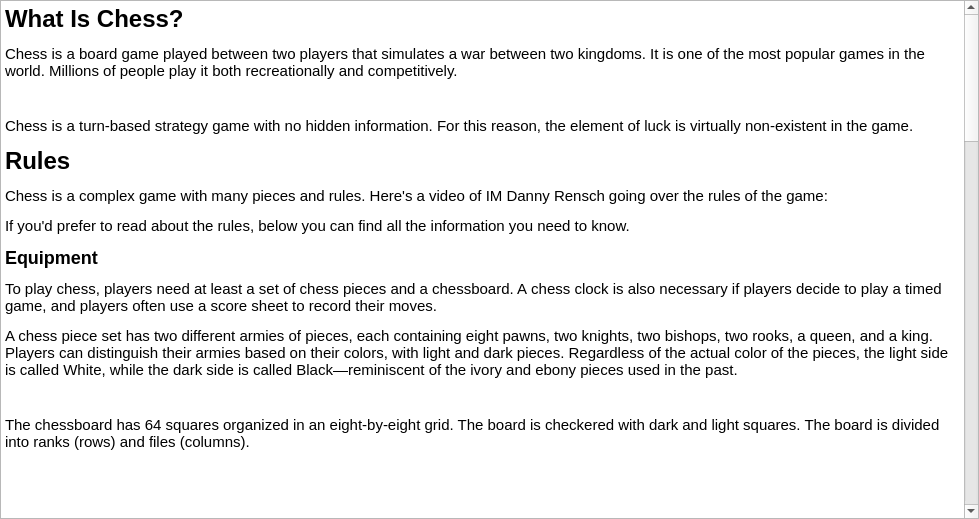
<?xml version="1.0" encoding="UTF-8"?>
<ui version="4.0">
 <class>RulesDialog</class>
 <widget class="QDialog" name="RulesDialog">
  <property name="geometry">
   <rect>
    <x>0</x>
    <y>0</y>
    <width>979</width>
    <height>519</height>
   </rect>
  </property>
  <property name="windowTitle">
   <string>Dialog</string>
  </property>
  <layout class="QVBoxLayout" name="verticalLayout">
   <property name="spacing">
    <number>0</number>
   </property>
   <property name="leftMargin">
    <number>0</number>
   </property>
   <property name="topMargin">
    <number>0</number>
   </property>
   <property name="rightMargin">
    <number>0</number>
   </property>
   <property name="bottomMargin">
    <number>0</number>
   </property>
   <item>
    <widget class="QTextBrowser" name="textBrowser">
     <property name="html">
      <string>&lt;!DOCTYPE HTML PUBLIC &quot;-//W3C//DTD HTML 4.0//EN&quot; &quot;http://www.w3.org/TR/REC-html40/strict.dtd&quot;&gt;
&lt;html&gt;&lt;head&gt;&lt;meta name=&quot;qrichtext&quot; content=&quot;1&quot; /&gt;&lt;style type=&quot;text/css&quot;&gt;
p, li { white-space: pre-wrap; }
&lt;/style&gt;&lt;/head&gt;&lt;body style=&quot; font-family:'MS Shell Dlg 2'; font-size:8.25pt; font-weight:400; font-style:normal;&quot;&gt;
&lt;p style=&quot; margin-top:12px; margin-bottom:12px; margin-left:0px; margin-right:0px; -qt-block-indent:0; text-indent:0px;&quot;&gt;&lt;span style=&quot; font-family:'Segoe UI','sans-serif'; font-size:18pt; font-weight:600;&quot;&gt;What Is Chess?&lt;/span&gt;&lt;span style=&quot; font-size:8pt;&quot;&gt; &lt;/span&gt;&lt;/p&gt;
&lt;p style=&quot; margin-top:12px; margin-bottom:12px; margin-left:0px; margin-right:0px; -qt-block-indent:0; text-indent:0px;&quot;&gt;&lt;span style=&quot; font-family:'Segoe UI','sans-serif'; font-size:11.5pt;&quot;&gt;Chess is a board game played between two players that simulates a war between two kingdoms. It is one of the most popular games in the world. Millions of people play it both recreationally and competitively.&lt;/span&gt;&lt;span style=&quot; font-size:8pt;&quot;&gt; &lt;/span&gt;&lt;/p&gt;
&lt;p align=&quot;center&quot; style=&quot; margin-top:12px; margin-bottom:12px; margin-left:0px; margin-right:0px; -qt-block-indent:0; text-indent:0px;&quot;&gt;&lt;img src=&quot;file:///C:/Users/danii/AppData/Local/Temp/msohtmlclip1/01/clip_image002.jpg&quot; alt=&quot;Chess&quot; width=&quot;288&quot; height=&quot;288&quot; /&gt;&lt;span style=&quot; font-size:8pt;&quot;&gt; &lt;/span&gt;&lt;/p&gt;
&lt;p style=&quot; margin-top:12px; margin-bottom:12px; margin-left:0px; margin-right:0px; -qt-block-indent:0; text-indent:0px;&quot;&gt;&lt;span style=&quot; font-family:'Segoe UI','sans-serif'; font-size:11.5pt;&quot;&gt;Chess is a turn-based strategy game with no hidden information. For this reason, the element of luck is virtually non-existent in the game.&lt;/span&gt;&lt;span style=&quot; font-size:8pt;&quot;&gt; &lt;/span&gt;&lt;/p&gt;
&lt;p style=&quot; margin-top:12px; margin-bottom:12px; margin-left:0px; margin-right:0px; -qt-block-indent:0; text-indent:0px;&quot;&gt;&lt;span style=&quot; font-family:'Segoe UI','sans-serif'; font-size:18pt; font-weight:600;&quot;&gt;Rules&lt;/span&gt;&lt;span style=&quot; font-size:8pt;&quot;&gt; &lt;/span&gt;&lt;/p&gt;
&lt;p style=&quot; margin-top:12px; margin-bottom:12px; margin-left:0px; margin-right:0px; -qt-block-indent:0; text-indent:0px;&quot;&gt;&lt;span style=&quot; font-family:'Segoe UI','sans-serif'; font-size:11.5pt;&quot;&gt;Chess is a complex game with many pieces and rules. Here's a video of IM Danny Rensch going over the rules of the game:&lt;/span&gt;&lt;span style=&quot; font-size:8pt;&quot;&gt; &lt;/span&gt;&lt;/p&gt;
&lt;p style=&quot; margin-top:12px; margin-bottom:12px; margin-left:0px; margin-right:0px; -qt-block-indent:0; text-indent:0px;&quot;&gt;&lt;span style=&quot; font-family:'Segoe UI','sans-serif'; font-size:11.5pt;&quot;&gt;If you'd prefer to read about the rules, below you can find all the information you need to know.&lt;/span&gt;&lt;span style=&quot; font-size:8pt;&quot;&gt; &lt;/span&gt;&lt;/p&gt;
&lt;p style=&quot; margin-top:12px; margin-bottom:12px; margin-left:0px; margin-right:0px; -qt-block-indent:0; text-indent:0px;&quot;&gt;&lt;span style=&quot; font-family:'Segoe UI','sans-serif'; font-size:13.5pt; font-weight:600;&quot;&gt;Equipment&lt;/span&gt;&lt;span style=&quot; font-size:8pt;&quot;&gt; &lt;/span&gt;&lt;/p&gt;
&lt;p style=&quot; margin-top:12px; margin-bottom:12px; margin-left:0px; margin-right:0px; -qt-block-indent:0; text-indent:0px;&quot;&gt;&lt;span style=&quot; font-family:'Segoe UI','sans-serif'; font-size:11.5pt;&quot;&gt;To play chess, players need at least a set of chess pieces and a chessboard. A chess clock is also necessary if players decide to play a timed game, and players often use a score sheet to record their moves.&lt;/span&gt;&lt;span style=&quot; font-size:8pt;&quot;&gt; &lt;/span&gt;&lt;/p&gt;
&lt;p style=&quot; margin-top:12px; margin-bottom:12px; margin-left:0px; margin-right:0px; -qt-block-indent:0; text-indent:0px;&quot;&gt;&lt;span style=&quot; font-family:'Segoe UI','sans-serif'; font-size:11.5pt;&quot;&gt;A chess piece set has two different armies of pieces, each containing eight pawns, two knights, two bishops, two rooks, a queen, and a king. Players can distinguish their armies based on their colors, with light and dark pieces. Regardless of the actual color of the pieces, the light side is called White, while the dark side is called Black—reminiscent of the ivory and ebony pieces used in the past.&lt;/span&gt;&lt;span style=&quot; font-size:8pt;&quot;&gt; &lt;/span&gt;&lt;/p&gt;
&lt;p align=&quot;center&quot; style=&quot; margin-top:12px; margin-bottom:12px; margin-left:0px; margin-right:0px; -qt-block-indent:0; text-indent:0px;&quot;&gt;&lt;img src=&quot;file:///C:/Users/danii/AppData/Local/Temp/msohtmlclip1/01/clip_image004.png&quot; alt=&quot;Chess pieces&quot; width=&quot;203&quot; height=&quot;107&quot; /&gt;&lt;span style=&quot; font-size:8pt;&quot;&gt; &lt;/span&gt;&lt;/p&gt;
&lt;p style=&quot; margin-top:12px; margin-bottom:12px; margin-left:0px; margin-right:0px; -qt-block-indent:0; text-indent:0px;&quot;&gt;&lt;span style=&quot; font-family:'Segoe UI','sans-serif'; font-size:11.5pt;&quot;&gt;The chessboard has 64 squares organized in an eight-by-eight grid. The board is checkered with dark and light squares. The board is divided into ranks (rows) and files (columns).&lt;/span&gt;&lt;span style=&quot; font-size:8pt;&quot;&gt; &lt;/span&gt;&lt;/p&gt;
&lt;p align=&quot;center&quot; style=&quot; margin-top:12px; margin-bottom:0px; margin-left:0px; margin-right:0px; -qt-block-indent:0; text-indent:0px;&quot;&gt;&lt;img src=&quot;file:///C:/Users/danii/AppData/Local/Temp/msohtmlclip1/01/clip_image006.png&quot; alt=&quot;Chess chessboard&quot; width=&quot;640&quot; height=&quot;199&quot; /&gt;&lt;span style=&quot; font-size:8pt;&quot;&gt; &lt;/span&gt;&lt;/p&gt;
&lt;p style=&quot; margin-top:12px; margin-bottom:0px; margin-left:0px; margin-right:0px; -qt-block-indent:0; text-indent:0px;&quot;&gt;&lt;span style=&quot; font-family:'Times New Roman','serif'; font-size:12pt;&quot;&gt; &lt;/span&gt;&lt;span style=&quot; font-size:8pt;&quot;&gt; &lt;/span&gt;&lt;/p&gt;
&lt;p align=&quot;center&quot; style=&quot; margin-top:12px; margin-bottom:0px; margin-left:0px; margin-right:0px; -qt-block-indent:0; text-indent:0px;&quot;&gt;&lt;span style=&quot; font-size:8pt;&quot;&gt;The chessboard has 64 squares arranged in an eight-by-eight grid of dark and light squares. Rows are called ranks, and columns are called files. &lt;/span&gt;&lt;/p&gt;
&lt;p style=&quot; margin-top:12px; margin-bottom:12px; margin-left:0px; margin-right:0px; -qt-block-indent:0; text-indent:0px;&quot;&gt;&lt;span style=&quot; font-family:'Segoe UI','sans-serif'; font-size:11.5pt;&quot;&gt;Chess clocks are tools that can mark the remaining time each player has. They can also add extra time for each player after they make a move (called increments).&lt;/span&gt;&lt;span style=&quot; font-size:8pt;&quot;&gt; &lt;/span&gt;&lt;/p&gt;
&lt;p style=&quot; margin-top:12px; margin-bottom:12px; margin-left:0px; margin-right:0px; -qt-block-indent:0; text-indent:0px;&quot;&gt;&lt;span style=&quot; font-family:'Segoe UI','sans-serif'; font-size:13.5pt; font-weight:600;&quot;&gt;Chess Pieces&lt;/span&gt;&lt;span style=&quot; font-size:8pt;&quot;&gt; &lt;/span&gt;&lt;/p&gt;
&lt;p style=&quot; margin-top:12px; margin-bottom:12px; margin-left:0px; margin-right:0px; -qt-block-indent:0; text-indent:0px;&quot;&gt;&lt;span style=&quot; font-family:'Segoe UI','sans-serif'; font-size:11.5pt;&quot;&gt;There are six types of chess pieces. They are the pawn, the knight, the bishop, the rook, the queen, and the king. Each of those pieces moves differently and has a distinct value.&lt;/span&gt;&lt;span style=&quot; font-size:8pt;&quot;&gt; &lt;/span&gt;&lt;/p&gt;
&lt;p align=&quot;center&quot; style=&quot; margin-top:12px; margin-bottom:12px; margin-left:0px; margin-right:0px; -qt-block-indent:0; text-indent:0px;&quot;&gt;&lt;img src=&quot;file:///C:/Users/danii/AppData/Local/Temp/msohtmlclip1/01/clip_image008.png&quot; alt=&quot;Chess Pieces&quot; width=&quot;395&quot; height=&quot;208&quot; /&gt;&lt;span style=&quot; font-size:8pt;&quot;&gt; &lt;/span&gt;&lt;/p&gt;
&lt;p style=&quot; margin-top:12px; margin-bottom:12px; margin-left:0px; margin-right:0px; -qt-block-indent:0; text-indent:0px;&quot;&gt;&lt;span style=&quot; font-family:'Segoe UI','sans-serif'; font-size:11.5pt;&quot;&gt;Pawns are worth one point and are not considered a piece. Knights and bishops are worth three points, although masters and computers think bishops are generally worth a little more than a knight. Knights and bishops comprise the minor pieces.&lt;/span&gt;&lt;span style=&quot; font-size:8pt;&quot;&gt; &lt;/span&gt;&lt;/p&gt;
&lt;p style=&quot; margin-top:12px; margin-bottom:12px; margin-left:0px; margin-right:0px; -qt-block-indent:0; text-indent:0px;&quot;&gt;&lt;span style=&quot; font-family:'Segoe UI','sans-serif'; font-size:11.5pt;&quot;&gt;Rooks are worth five points, while the queen is worth nine. The rook and queen are the major pieces. The king is the most valuable piece in chess—&amp;quot;losing&amp;quot; the king implies losing the game.&lt;/span&gt;&lt;span style=&quot; font-size:8pt;&quot;&gt; &lt;/span&gt;&lt;/p&gt;
&lt;p style=&quot; margin-top:12px; margin-bottom:12px; margin-left:0px; margin-right:0px; -qt-block-indent:0; text-indent:0px;&quot;&gt;&lt;span style=&quot; font-family:'Segoe UI','sans-serif'; font-size:11.5pt;&quot;&gt;Note that the value of pieces is only an abstract concept and doesn't determine the game's outcome. A player can be up a lot of material but lose the game if their opponent checkmates them (discussed below).&lt;/span&gt;&lt;span style=&quot; font-size:8pt;&quot;&gt; &lt;/span&gt;&lt;/p&gt;
&lt;p style=&quot; margin-top:12px; margin-bottom:12px; margin-left:0px; margin-right:0px; -qt-block-indent:0; text-indent:0px;&quot;&gt;&lt;span style=&quot; font-family:'Segoe UI','sans-serif'; font-size:13.5pt; font-weight:600;&quot;&gt;Initial Setup&lt;/span&gt;&lt;span style=&quot; font-size:8pt;&quot;&gt; &lt;/span&gt;&lt;/p&gt;
&lt;p style=&quot; margin-top:12px; margin-bottom:12px; margin-left:0px; margin-right:0px; -qt-block-indent:0; text-indent:0px;&quot;&gt;&lt;span style=&quot; font-family:'Segoe UI','sans-serif'; font-size:11.5pt;&quot;&gt;It's essential to learn the initial setup of the board and pieces to start a chess game. The board must have a light square as its bottom-right square.&lt;/span&gt;&lt;span style=&quot; font-size:8pt;&quot;&gt; &lt;/span&gt;&lt;/p&gt;
&lt;p align=&quot;center&quot; style=&quot; margin-top:12px; margin-bottom:0px; margin-left:0px; margin-right:0px; -qt-block-indent:0; text-indent:0px;&quot;&gt;&lt;img src=&quot;file:///C:/Users/danii/AppData/Local/Temp/msohtmlclip1/01/clip_image010.jpg&quot; alt=&quot;Chess correct chessboard&quot; width=&quot;288&quot; height=&quot;288&quot; /&gt;&lt;span style=&quot; font-family:'Times New Roman','serif'; font-size:12pt;&quot;&gt;&lt;br /&gt;&lt;/span&gt;&lt;span style=&quot; font-size:8pt;&quot;&gt;The bottom-right square must be light. &lt;/span&gt;&lt;/p&gt;
&lt;p style=&quot; margin-top:12px; margin-bottom:12px; margin-left:0px; margin-right:0px; -qt-block-indent:0; text-indent:0px;&quot;&gt;&lt;span style=&quot; font-family:'Segoe UI','sans-serif'; font-size:11.5pt;&quot;&gt;As stated in the previous section, both players start with eight pawns, two knights, two bishops, two rooks, a queen, and a king. The white pawns go on the second rank of the board, while the black pawns go on the seventh.&lt;/span&gt;&lt;span style=&quot; font-size:8pt;&quot;&gt; &lt;/span&gt;&lt;/p&gt;
&lt;p align=&quot;center&quot; style=&quot; margin-top:12px; margin-bottom:0px; margin-left:0px; margin-right:0px; -qt-block-indent:0; text-indent:0px;&quot;&gt;&lt;img src=&quot;file:///C:/Users/danii/AppData/Local/Temp/msohtmlclip1/01/clip_image012.jpg&quot; alt=&quot;Chess pawns&quot; width=&quot;288&quot; height=&quot;288&quot; /&gt;&lt;span style=&quot; font-size:8pt;&quot;&gt; &lt;/span&gt;&lt;/p&gt;
&lt;p align=&quot;center&quot; style=&quot; margin-top:12px; margin-bottom:0px; margin-left:0px; margin-right:0px; -qt-block-indent:0; text-indent:0px;&quot;&gt;&lt;span style=&quot; font-size:8pt;&quot;&gt;Pawns start on the second and seventh ranks. &lt;/span&gt;&lt;/p&gt;
&lt;p style=&quot; margin-top:12px; margin-bottom:12px; margin-left:0px; margin-right:0px; -qt-block-indent:0; text-indent:0px;&quot;&gt;&lt;span style=&quot; font-family:'Segoe UI','sans-serif'; font-size:11.5pt;&quot;&gt;The rooks, knights, and bishops start filling up the first rank for White and eighth for Black from the outside in. The queen and king finish the setup, with the queen always going on the square that matches its color (the white queen on a light square, the black queen on a dark square).&lt;/span&gt;&lt;span style=&quot; font-size:8pt;&quot;&gt; &lt;/span&gt;&lt;/p&gt;
&lt;p align=&quot;center&quot; style=&quot; margin-top:12px; margin-bottom:0px; margin-left:0px; margin-right:0px; -qt-block-indent:0; text-indent:0px;&quot;&gt;&lt;img src=&quot;file:///C:/Users/danii/AppData/Local/Temp/msohtmlclip1/01/clip_image013.gif&quot; alt=&quot;Chess setup&quot; width=&quot;288&quot; height=&quot;288&quot; /&gt;&lt;span style=&quot; font-size:8pt;&quot;&gt; &lt;/span&gt;&lt;/p&gt;
&lt;p style=&quot; margin-top:0px; margin-bottom:0px; margin-left:0px; margin-right:0px; -qt-block-indent:0; text-indent:0px;&quot;&gt;&lt;span style=&quot; font-size:8pt;&quot;&gt;The initial setup for a chess game. &lt;/span&gt;&lt;/p&gt;
&lt;p style=&quot; margin-top:12px; margin-bottom:12px; margin-left:0px; margin-right:0px; -qt-block-indent:0; text-indent:0px;&quot;&gt;&lt;span style=&quot; font-family:'Segoe UI','sans-serif'; font-size:13.5pt; font-weight:600;&quot;&gt;Piece Movement And Captures&lt;/span&gt;&lt;span style=&quot; font-size:8pt;&quot;&gt; &lt;/span&gt;&lt;/p&gt;
&lt;p style=&quot; margin-top:12px; margin-bottom:12px; margin-left:0px; margin-right:0px; -qt-block-indent:0; text-indent:0px;&quot;&gt;&lt;span style=&quot; font-family:'Segoe UI','sans-serif'; font-size:11.5pt;&quot;&gt;Each of the pieces in chess has a distinctive movement:&lt;/span&gt;&lt;span style=&quot; font-size:8pt;&quot;&gt; &lt;/span&gt;&lt;/p&gt;
&lt;p style=&quot; margin-top:12px; margin-bottom:12px; margin-left:0px; margin-right:0px; -qt-block-indent:0; text-indent:0px;&quot;&gt;&lt;span style=&quot; font-family:'Segoe UI','sans-serif'; font-size:11.5pt; font-weight:600;&quot;&gt;Pawn&lt;/span&gt;&lt;span style=&quot; font-size:8pt;&quot;&gt; &lt;/span&gt;&lt;/p&gt;
&lt;p style=&quot; margin-top:12px; margin-bottom:12px; margin-left:0px; margin-right:0px; -qt-block-indent:0; text-indent:0px;&quot;&gt;&lt;span style=&quot; font-family:'Segoe UI','sans-serif'; font-size:11.5pt;&quot;&gt;Pawns move up the board one square unless it's the first time they're moving when they may move two squares. Note that they cannot move backward.&lt;/span&gt;&lt;span style=&quot; font-size:8pt;&quot;&gt; &lt;/span&gt;&lt;/p&gt;
&lt;p style=&quot; margin-top:12px; margin-bottom:12px; margin-left:0px; margin-right:0px; -qt-block-indent:0; text-indent:0px;&quot;&gt;&lt;span style=&quot; font-family:'Segoe UI','sans-serif'; font-size:11.5pt;&quot;&gt;The pawn captures pieces one square diagonally and is the only chess piece that captures differently than the way it moves. It is also the only piece that can capture using the special en passant rule, discussed below.&lt;/span&gt;&lt;span style=&quot; font-size:8pt;&quot;&gt; &lt;/span&gt;&lt;/p&gt;
&lt;p align=&quot;center&quot; style=&quot; margin-top:12px; margin-bottom:0px; margin-left:0px; margin-right:0px; -qt-block-indent:0; text-indent:0px;&quot;&gt;&lt;img src=&quot;file:///C:/Users/danii/AppData/Local/Temp/msohtmlclip1/01/clip_image014.gif&quot; alt=&quot;Chess pawn move&quot; width=&quot;287&quot; height=&quot;288&quot; /&gt;&lt;span style=&quot; font-size:8pt;&quot;&gt; &lt;/span&gt;&lt;/p&gt;
&lt;p align=&quot;center&quot; style=&quot; margin-top:12px; margin-bottom:0px; margin-left:0px; margin-right:0px; -qt-block-indent:0; text-indent:0px;&quot;&gt;&lt;span style=&quot; font-size:8pt;&quot;&gt;Pawns can move up the board one square or two on their first move. They capture one square diagonally to either side. &lt;/span&gt;&lt;/p&gt;
&lt;p style=&quot; margin-top:12px; margin-bottom:12px; margin-left:0px; margin-right:0px; -qt-block-indent:0; text-indent:0px;&quot;&gt;&lt;span style=&quot; font-family:'Segoe UI','sans-serif'; font-size:11.5pt; font-weight:600;&quot;&gt;Knight&lt;/span&gt;&lt;span style=&quot; font-size:8pt;&quot;&gt; &lt;/span&gt;&lt;/p&gt;
&lt;p style=&quot; margin-top:12px; margin-bottom:12px; margin-left:0px; margin-right:0px; -qt-block-indent:0; text-indent:0px;&quot;&gt;&lt;span style=&quot; font-family:'Segoe UI','sans-serif'; font-size:11.5pt;&quot;&gt;The knight moves two squares horizontally and one vertically, or two squares vertically and one horizontally. The way the knight moves resembles the upper-case &amp;quot;L.&amp;quot;&lt;/span&gt;&lt;span style=&quot; font-size:8pt;&quot;&gt; &lt;/span&gt;&lt;/p&gt;
&lt;p style=&quot; margin-top:12px; margin-bottom:12px; margin-left:0px; margin-right:0px; -qt-block-indent:0; text-indent:0px;&quot;&gt;&lt;span style=&quot; font-family:'Segoe UI','sans-serif'; font-size:11.5pt;&quot;&gt;Knights capture by landing on top of a piece and are the only pieces that can jump over others.&lt;/span&gt;&lt;span style=&quot; font-size:8pt;&quot;&gt; &lt;/span&gt;&lt;/p&gt;
&lt;p align=&quot;center&quot; style=&quot; margin-top:12px; margin-bottom:0px; margin-left:0px; margin-right:0px; -qt-block-indent:0; text-indent:0px;&quot;&gt;&lt;img src=&quot;file:///C:/Users/danii/AppData/Local/Temp/msohtmlclip1/01/clip_image015.gif&quot; alt=&quot;Chess knight move&quot; width=&quot;287&quot; height=&quot;288&quot; /&gt;&lt;span style=&quot; font-size:8pt;&quot;&gt; &lt;/span&gt;&lt;/p&gt;
&lt;p align=&quot;center&quot; style=&quot; margin-top:12px; margin-bottom:0px; margin-left:0px; margin-right:0px; -qt-block-indent:0; text-indent:0px;&quot;&gt;&lt;span style=&quot; font-size:8pt;&quot;&gt;Knights move in an &amp;quot;L&amp;quot; shape and can jump over other pieces. &lt;/span&gt;&lt;/p&gt;
&lt;p style=&quot; margin-top:12px; margin-bottom:12px; margin-left:0px; margin-right:0px; -qt-block-indent:0; text-indent:0px;&quot;&gt;&lt;span style=&quot; font-family:'Segoe UI','sans-serif'; font-size:11.5pt; font-weight:600;&quot;&gt;Bishop&lt;/span&gt;&lt;span style=&quot; font-size:8pt;&quot;&gt; &lt;/span&gt;&lt;/p&gt;
&lt;p style=&quot; margin-top:12px; margin-bottom:12px; margin-left:0px; margin-right:0px; -qt-block-indent:0; text-indent:0px;&quot;&gt;&lt;span style=&quot; font-family:'Segoe UI','sans-serif'; font-size:11.5pt;&quot;&gt;The bishop can move any number of squares diagonally. Because of how it moves, the bishop can never step on squares of another color than the one it started on. Players start the game with two bishops, a light-squared and a dark-squared one.&lt;/span&gt;&lt;span style=&quot; font-size:8pt;&quot;&gt; &lt;/span&gt;&lt;/p&gt;
&lt;p align=&quot;center&quot; style=&quot; margin-top:12px; margin-bottom:0px; margin-left:0px; margin-right:0px; -qt-block-indent:0; text-indent:0px;&quot;&gt;&lt;img src=&quot;file:///C:/Users/danii/AppData/Local/Temp/msohtmlclip1/01/clip_image016.gif&quot; alt=&quot;Chess bishop move&quot; width=&quot;287&quot; height=&quot;288&quot; /&gt;&lt;span style=&quot; font-size:8pt;&quot;&gt; &lt;/span&gt;&lt;/p&gt;
&lt;p align=&quot;center&quot; style=&quot; margin-top:12px; margin-bottom:0px; margin-left:0px; margin-right:0px; -qt-block-indent:0; text-indent:0px;&quot;&gt;&lt;span style=&quot; font-size:8pt;&quot;&gt;Bishops move diagonally. &lt;/span&gt;&lt;/p&gt;
&lt;p style=&quot; margin-top:12px; margin-bottom:12px; margin-left:0px; margin-right:0px; -qt-block-indent:0; text-indent:0px;&quot;&gt;&lt;span style=&quot; font-family:'Segoe UI','sans-serif'; font-size:11.5pt; font-weight:600;&quot;&gt;Rook&lt;/span&gt;&lt;span style=&quot; font-size:8pt;&quot;&gt; &lt;/span&gt;&lt;/p&gt;
&lt;p style=&quot; margin-top:12px; margin-bottom:12px; margin-left:0px; margin-right:0px; -qt-block-indent:0; text-indent:0px;&quot;&gt;&lt;span style=&quot; font-family:'Segoe UI','sans-serif'; font-size:11.5pt;&quot;&gt;The rook can move any number of squares vertically or horizontally. Rooks are also the only piece that, together with the king, can castle (discussed below).&lt;/span&gt;&lt;span style=&quot; font-size:8pt;&quot;&gt; &lt;/span&gt;&lt;/p&gt;
&lt;p align=&quot;center&quot; style=&quot; margin-top:12px; margin-bottom:0px; margin-left:0px; margin-right:0px; -qt-block-indent:0; text-indent:0px;&quot;&gt;&lt;img src=&quot;file:///C:/Users/danii/AppData/Local/Temp/msohtmlclip1/01/clip_image017.gif&quot; alt=&quot;Chess rook move&quot; width=&quot;287&quot; height=&quot;288&quot; /&gt;&lt;span style=&quot; font-size:8pt;&quot;&gt; &lt;/span&gt;&lt;/p&gt;
&lt;p align=&quot;center&quot; style=&quot; margin-top:12px; margin-bottom:0px; margin-left:0px; margin-right:0px; -qt-block-indent:0; text-indent:0px;&quot;&gt;&lt;span style=&quot; font-size:8pt;&quot;&gt;Unless blocked, rooks can move horizontally or vertically as many squares as they want. &lt;/span&gt;&lt;/p&gt;
&lt;p style=&quot; margin-top:12px; margin-bottom:12px; margin-left:0px; margin-right:0px; -qt-block-indent:0; text-indent:0px;&quot;&gt;&lt;span style=&quot; font-family:'Segoe UI','sans-serif'; font-size:11.5pt; font-weight:600;&quot;&gt;Queen&lt;/span&gt;&lt;span style=&quot; font-size:8pt;&quot;&gt; &lt;/span&gt;&lt;/p&gt;
&lt;p style=&quot; margin-top:12px; margin-bottom:12px; margin-left:0px; margin-right:0px; -qt-block-indent:0; text-indent:0px;&quot;&gt;&lt;span style=&quot; font-family:'Segoe UI','sans-serif'; font-size:11.5pt;&quot;&gt;The queen is the most powerful piece on the board. It can move diagonally, horizontally, or vertically as many squares as it wants (unless another piece blocks it).&lt;/span&gt;&lt;span style=&quot; font-size:8pt;&quot;&gt; &lt;/span&gt;&lt;/p&gt;
&lt;p align=&quot;center&quot; style=&quot; margin-top:12px; margin-bottom:0px; margin-left:0px; margin-right:0px; -qt-block-indent:0; text-indent:0px;&quot;&gt;&lt;img src=&quot;file:///C:/Users/danii/AppData/Local/Temp/msohtmlclip1/01/clip_image018.gif&quot; alt=&quot;Chess queen move.&quot; width=&quot;287&quot; height=&quot;288&quot; /&gt;&lt;span style=&quot; font-size:8pt;&quot;&gt; &lt;/span&gt;&lt;/p&gt;
&lt;p align=&quot;center&quot; style=&quot; margin-top:12px; margin-bottom:0px; margin-left:0px; margin-right:0px; -qt-block-indent:0; text-indent:0px;&quot;&gt;&lt;span style=&quot; font-size:8pt;&quot;&gt;Queens can move in all directions as many squares as they want. &lt;/span&gt;&lt;/p&gt;
&lt;p style=&quot; margin-top:12px; margin-bottom:12px; margin-left:0px; margin-right:0px; -qt-block-indent:0; text-indent:0px;&quot;&gt;&lt;span style=&quot; font-family:'Segoe UI','sans-serif'; font-size:11.5pt; font-weight:600;&quot;&gt;King&lt;/span&gt;&lt;span style=&quot; font-size:8pt;&quot;&gt; &lt;/span&gt;&lt;/p&gt;
&lt;p style=&quot; margin-top:12px; margin-bottom:12px; margin-left:0px; margin-right:0px; -qt-block-indent:0; text-indent:0px;&quot;&gt;&lt;span style=&quot; font-family:'Segoe UI','sans-serif'; font-size:11.5pt;&quot;&gt;The king can move one square in every direction. As stated above, the king can make use of the special castling rule together with a rook.&lt;/span&gt;&lt;span style=&quot; font-size:8pt;&quot;&gt; &lt;/span&gt;&lt;/p&gt;
&lt;p align=&quot;center&quot; style=&quot; margin-top:12px; margin-bottom:0px; margin-left:0px; margin-right:0px; -qt-block-indent:0; text-indent:0px;&quot;&gt;&lt;img src=&quot;file:///C:/Users/danii/AppData/Local/Temp/msohtmlclip1/01/clip_image019.gif&quot; alt=&quot;Chess king move&quot; width=&quot;287&quot; height=&quot;288&quot; /&gt;&lt;span style=&quot; font-size:8pt;&quot;&gt; &lt;/span&gt;&lt;/p&gt;
&lt;p align=&quot;center&quot; style=&quot; margin-top:12px; margin-bottom:0px; margin-left:0px; margin-right:0px; -qt-block-indent:0; text-indent:0px;&quot;&gt;&lt;span style=&quot; font-size:8pt;&quot;&gt;Kings move one square in any direction. &lt;/span&gt;&lt;/p&gt;
&lt;p style=&quot; margin-top:12px; margin-bottom:12px; margin-left:0px; margin-right:0px; -qt-block-indent:0; text-indent:0px;&quot;&gt;&lt;span style=&quot; font-family:'Segoe UI','sans-serif'; font-size:11.5pt;&quot;&gt;If you want to learn more about the way each piece moves, check out our interactive lesson on the subject.&lt;/span&gt;&lt;span style=&quot; font-size:8pt;&quot;&gt; &lt;/span&gt;&lt;/p&gt;
&lt;p style=&quot; margin-top:12px; margin-bottom:12px; margin-left:0px; margin-right:0px; -qt-block-indent:0; text-indent:0px;&quot;&gt;&lt;span style=&quot; font-family:'Segoe UI','sans-serif'; font-size:13.5pt; font-weight:600;&quot;&gt;Check And Checkmate&lt;/span&gt;&lt;span style=&quot; font-size:8pt;&quot;&gt; &lt;/span&gt;&lt;/p&gt;
&lt;p style=&quot; margin-top:12px; margin-bottom:12px; margin-left:0px; margin-right:0px; -qt-block-indent:0; text-indent:0px;&quot;&gt;&lt;span style=&quot; font-family:'Segoe UI','sans-serif'; font-size:11.5pt;&quot;&gt;When a player's king is under the attack of an enemy piece, the king is in check. The player whose king is under attack needs to protect the king with one of their pieces, move the king out of the attacker's range, or capture the piece attacking their king. If the attacked player can't do any of those, the king is in checkmate (also shortened as &amp;quot;mate&amp;quot;) and they lose the game.&lt;/span&gt;&lt;span style=&quot; font-size:8pt;&quot;&gt; &lt;/span&gt;&lt;/p&gt;
&lt;p align=&quot;center&quot; style=&quot; margin-top:12px; margin-bottom:0px; margin-left:0px; margin-right:0px; -qt-block-indent:0; text-indent:0px;&quot;&gt;&lt;img src=&quot;file:///C:/Users/danii/AppData/Local/Temp/msohtmlclip1/01/clip_image020.gif&quot; alt=&quot;Chess check and checkmate&quot; width=&quot;287&quot; height=&quot;288&quot; /&gt;&lt;span style=&quot; font-size:8pt;&quot;&gt; &lt;/span&gt;&lt;/p&gt;
&lt;p align=&quot;center&quot; style=&quot; margin-top:12px; margin-bottom:0px; margin-left:0px; margin-right:0px; -qt-block-indent:0; text-indent:0px;&quot;&gt;&lt;span style=&quot; font-size:8pt;&quot;&gt;White first checks the black king and then delivers checkmate. &lt;/span&gt;&lt;/p&gt;
&lt;p style=&quot; margin-top:12px; margin-bottom:12px; margin-left:0px; margin-right:0px; -qt-block-indent:0; text-indent:0px;&quot;&gt;&lt;span style=&quot; font-family:'Segoe UI','sans-serif'; font-size:11.5pt;&quot;&gt;Checkmating the opponent is the ultimate goal of chess. To learn more about different types of checkmate, you can take this interactive lesson or read this article.&lt;/span&gt;&lt;span style=&quot; font-size:8pt;&quot;&gt; &lt;/span&gt;&lt;/p&gt;
&lt;p style=&quot; margin-top:12px; margin-bottom:12px; margin-left:0px; margin-right:0px; -qt-block-indent:0; text-indent:0px;&quot;&gt;&lt;span style=&quot; font-family:'Segoe UI','sans-serif'; font-size:13.5pt; font-weight:600;&quot;&gt;Special Rules&lt;/span&gt;&lt;span style=&quot; font-size:8pt;&quot;&gt; &lt;/span&gt;&lt;/p&gt;
&lt;p style=&quot; margin-top:12px; margin-bottom:12px; margin-left:0px; margin-right:0px; -qt-block-indent:0; text-indent:0px;&quot;&gt;&lt;span style=&quot; font-family:'Segoe UI','sans-serif'; font-size:11.5pt;&quot;&gt;Chess has three special rules that apply only in specific situations. Below the three special chess rules are explained:&lt;/span&gt;&lt;span style=&quot; font-size:8pt;&quot;&gt; &lt;/span&gt;&lt;/p&gt;
&lt;p style=&quot; margin-top:12px; margin-bottom:12px; margin-left:0px; margin-right:0px; -qt-block-indent:0; text-indent:0px;&quot;&gt;&lt;span style=&quot; font-family:'Segoe UI','sans-serif'; font-size:11.5pt; font-weight:600;&quot;&gt;Castling&lt;/span&gt;&lt;span style=&quot; font-size:8pt;&quot;&gt; &lt;/span&gt;&lt;/p&gt;
&lt;p style=&quot; margin-top:12px; margin-bottom:12px; margin-left:0px; margin-right:0px; -qt-block-indent:0; text-indent:0px;&quot;&gt;&lt;span style=&quot; font-family:'Segoe UI','sans-serif'; font-size:11.5pt;&quot;&gt;Players can castle to protect their king and develop a rook simultaneously. When a player castles, their king moves two squares to either side, and the rook from that side jumps over the king, landing next to it.&lt;/span&gt;&lt;span style=&quot; font-size:8pt;&quot;&gt; &lt;/span&gt;&lt;/p&gt;
&lt;p align=&quot;center&quot; style=&quot; margin-top:12px; margin-bottom:0px; margin-left:0px; margin-right:0px; -qt-block-indent:0; text-indent:0px;&quot;&gt;&lt;img src=&quot;file:///C:/Users/danii/AppData/Local/Temp/msohtmlclip1/01/clip_image021.gif&quot; alt=&quot;Chess castling&quot; width=&quot;287&quot; height=&quot;288&quot; /&gt;&lt;span style=&quot; font-size:8pt;&quot;&gt; &lt;/span&gt;&lt;/p&gt;
&lt;p align=&quot;center&quot; style=&quot; margin-top:12px; margin-bottom:0px; margin-left:0px; margin-right:0px; -qt-block-indent:0; text-indent:0px;&quot;&gt;&lt;span style=&quot; font-size:8pt;&quot;&gt;In this example, White castled kingside (or &amp;quot;castled short&amp;quot;), and Black castled queenside (or &amp;quot;castled long&amp;quot;). &lt;/span&gt;&lt;/p&gt;
&lt;p style=&quot; margin-top:12px; margin-bottom:12px; margin-left:0px; margin-right:0px; -qt-block-indent:0; text-indent:0px;&quot;&gt;&lt;span style=&quot; font-family:'Segoe UI','sans-serif'; font-size:11.5pt;&quot;&gt;A player can only castle if all of the conditions below are true:&lt;/span&gt;&lt;span style=&quot; font-size:8pt;&quot;&gt; &lt;/span&gt;&lt;/p&gt;
&lt;ul style=&quot;margin-top: 0px; margin-bottom: 0px; margin-left: 0px; margin-right: 0px; -qt-list-indent: 1;&quot;&gt;&lt;li style=&quot; font-size:8pt;&quot; style=&quot; margin-top:12px; margin-bottom:0px; margin-left:0px; margin-right:0px; -qt-block-indent:0; text-indent:0px;&quot;&gt;&lt;span style=&quot; font-family:'Segoe UI','sans-serif'; font-size:11.5pt;&quot;&gt;The player has never moved the king or the rook.&lt;/span&gt; &lt;/li&gt;
&lt;li style=&quot; font-size:8pt;&quot; style=&quot; margin-top:0px; margin-bottom:0px; margin-left:0px; margin-right:0px; -qt-block-indent:0; text-indent:0px;&quot;&gt;&lt;span style=&quot; font-family:'Segoe UI','sans-serif'; font-size:11.5pt;&quot;&gt;There are no pieces between the king and the rook to the side where the player is castling.&lt;/span&gt; &lt;/li&gt;
&lt;li style=&quot; font-size:8pt;&quot; style=&quot; margin-top:0px; margin-bottom:0px; margin-left:0px; margin-right:0px; -qt-block-indent:0; text-indent:0px;&quot;&gt;&lt;span style=&quot; font-family:'Segoe UI','sans-serif'; font-size:11.5pt;&quot;&gt;The king is not in check.&lt;/span&gt; &lt;/li&gt;
&lt;li style=&quot; font-size:8pt;&quot; style=&quot; margin-top:0px; margin-bottom:12px; margin-left:0px; margin-right:0px; -qt-block-indent:0; text-indent:0px;&quot;&gt;&lt;span style=&quot; font-family:'Segoe UI','sans-serif'; font-size:11.5pt;&quot;&gt;The opponent is not attacking any of the squares between the king and where it'll land.&lt;/span&gt; &lt;/li&gt;&lt;/ul&gt;
&lt;p style=&quot; margin-top:12px; margin-bottom:12px; margin-left:0px; margin-right:0px; -qt-block-indent:0; text-indent:0px;&quot;&gt;&lt;span style=&quot; font-family:'Segoe UI','sans-serif'; font-size:11.5pt; font-weight:600;&quot;&gt;Pawn Promotion&lt;/span&gt;&lt;span style=&quot; font-size:8pt;&quot;&gt; &lt;/span&gt;&lt;/p&gt;
&lt;p style=&quot; margin-top:12px; margin-bottom:12px; margin-left:0px; margin-right:0px; -qt-block-indent:0; text-indent:0px;&quot;&gt;&lt;span style=&quot; font-family:'Segoe UI','sans-serif'; font-size:11.5pt;&quot;&gt;When pawns reach the rank farthest from the one where they've started, they can promote into any minor or major piece. White's pawns promote when they reach the eighth rank, while Black promotes on the first.&lt;/span&gt;&lt;span style=&quot; font-size:8pt;&quot;&gt; &lt;/span&gt;&lt;/p&gt;
&lt;p align=&quot;center&quot; style=&quot; margin-top:12px; margin-bottom:0px; margin-left:0px; margin-right:0px; -qt-block-indent:0; text-indent:0px;&quot;&gt;&lt;img src=&quot;file:///C:/Users/danii/AppData/Local/Temp/msohtmlclip1/01/clip_image022.gif&quot; alt=&quot;Chess promotion&quot; width=&quot;287&quot; height=&quot;288&quot; /&gt;&lt;span style=&quot; font-size:8pt;&quot;&gt; &lt;/span&gt;&lt;/p&gt;
&lt;p align=&quot;center&quot; style=&quot; margin-top:12px; margin-bottom:0px; margin-left:0px; margin-right:0px; -qt-block-indent:0; text-indent:0px;&quot;&gt;&lt;span style=&quot; font-size:8pt;&quot;&gt;Pawns can turn into any piece except for the king. &lt;/span&gt;&lt;/p&gt;
&lt;p style=&quot; margin-top:12px; margin-bottom:12px; margin-left:0px; margin-right:0px; -qt-block-indent:0; text-indent:0px;&quot;&gt;&lt;span style=&quot; font-family:'Segoe UI','sans-serif'; font-size:11.5pt;&quot;&gt;Pawns can promote to any piece, regardless of how many or which other pieces are still on the board.&lt;/span&gt;&lt;span style=&quot; font-size:8pt;&quot;&gt; &lt;/span&gt;&lt;/p&gt;
&lt;p style=&quot; margin-top:12px; margin-bottom:12px; margin-left:0px; margin-right:0px; -qt-block-indent:0; text-indent:0px;&quot;&gt;&lt;span style=&quot; font-family:'Segoe UI','sans-serif'; font-size:11.5pt; font-weight:600;&quot;&gt;En Passant Capture&lt;/span&gt;&lt;span style=&quot; font-size:8pt;&quot;&gt; &lt;/span&gt;&lt;/p&gt;
&lt;p style=&quot; margin-top:12px; margin-bottom:12px; margin-left:0px; margin-right:0px; -qt-block-indent:0; text-indent:0px;&quot;&gt;&lt;span style=&quot; font-family:'Segoe UI','sans-serif'; font-size:11.5pt;&quot;&gt;The en passant is the most discombobulating rule in chess for a beginner player. It's a special type of rule that allows pawns to capture other pawns in the following conditions:&lt;/span&gt;&lt;span style=&quot; font-size:8pt;&quot;&gt; &lt;/span&gt;&lt;/p&gt;
&lt;ul style=&quot;margin-top: 0px; margin-bottom: 0px; margin-left: 0px; margin-right: 0px; -qt-list-indent: 1;&quot;&gt;&lt;li style=&quot; font-size:8pt;&quot; style=&quot; margin-top:12px; margin-bottom:0px; margin-left:0px; margin-right:0px; -qt-block-indent:0; text-indent:0px;&quot;&gt;&lt;span style=&quot; font-family:'Segoe UI','sans-serif'; font-size:11.5pt;&quot;&gt;The capturing pawn is three ranks away from the rank where it started the game.&lt;/span&gt; &lt;/li&gt;
&lt;li style=&quot; font-size:8pt;&quot; style=&quot; margin-top:0px; margin-bottom:0px; margin-left:0px; margin-right:0px; -qt-block-indent:0; text-indent:0px;&quot;&gt;&lt;span style=&quot; font-family:'Segoe UI','sans-serif'; font-size:11.5pt;&quot;&gt;An enemy pawn on an adjacent file moves forward two squares in one move, landing right next to the capturing pawn.&lt;/span&gt; &lt;/li&gt;
&lt;li style=&quot; font-size:8pt;&quot; style=&quot; margin-top:0px; margin-bottom:12px; margin-left:0px; margin-right:0px; -qt-block-indent:0; text-indent:0px;&quot;&gt;&lt;span style=&quot; font-family:'Segoe UI','sans-serif'; font-size:11.5pt;&quot;&gt;The en passant capture happens on the turn immediately after the one when the pawn being captured lands next to the capturing pawn.&lt;/span&gt; &lt;/li&gt;&lt;/ul&gt;
&lt;p style=&quot; margin-top:12px; margin-bottom:12px; margin-left:0px; margin-right:0px; -qt-block-indent:0; text-indent:0px;&quot;&gt;&lt;span style=&quot; font-family:'Segoe UI','sans-serif'; font-size:11.5pt;&quot;&gt;If all of the conditions are true, the attacking player can choose to make the en passant capture. The attacking pawn moves one square diagonally, landing one square ahead of the captured pawn.&lt;/span&gt;&lt;span style=&quot; font-size:8pt;&quot;&gt; &lt;/span&gt;&lt;/p&gt;
&lt;p align=&quot;center&quot; style=&quot; margin-top:12px; margin-bottom:0px; margin-left:0px; margin-right:0px; -qt-block-indent:0; text-indent:0px;&quot;&gt;&lt;img src=&quot;file:///C:/Users/danii/AppData/Local/Temp/msohtmlclip1/01/clip_image023.gif&quot; alt=&quot;Chess en passant capture&quot; width=&quot;287&quot; height=&quot;288&quot; /&gt;&lt;span style=&quot; font-size:8pt;&quot;&gt; &lt;/span&gt;&lt;/p&gt;
&lt;p align=&quot;center&quot; style=&quot; margin-top:12px; margin-bottom:0px; margin-left:0px; margin-right:0px; -qt-block-indent:0; text-indent:0px;&quot;&gt;&lt;span style=&quot; font-size:8pt;&quot;&gt;The en passant rule is the only capture where the capturing piece doesn't land on the same square as the captured one. &lt;/span&gt;&lt;/p&gt;
&lt;p style=&quot; margin-top:12px; margin-bottom:12px; margin-left:0px; margin-right:0px; -qt-block-indent:0; text-indent:0px;&quot;&gt;&lt;span style=&quot; font-family:'Segoe UI','sans-serif'; font-size:13.5pt; font-weight:600;&quot;&gt;Game Outcomes&lt;/span&gt;&lt;span style=&quot; font-size:8pt;&quot;&gt; &lt;/span&gt;&lt;/p&gt;
&lt;p style=&quot; margin-top:12px; margin-bottom:12px; margin-left:0px; margin-right:0px; -qt-block-indent:0; text-indent:0px;&quot;&gt;&lt;span style=&quot; font-family:'Segoe UI','sans-serif'; font-size:11.5pt;&quot;&gt;In chess, a player can either win, lose, or draw a game. A player can win by checkmating the opponent or if the other player lets their time run out, or &amp;quot;flag.&amp;quot; Conversely, a player loses if their opponent checkmates their king or if they let their clock run out.&lt;/span&gt;&lt;span style=&quot; font-size:8pt;&quot;&gt; &lt;/span&gt;&lt;/p&gt;
&lt;p style=&quot; margin-top:12px; margin-bottom:12px; margin-left:0px; margin-right:0px; -qt-block-indent:0; text-indent:0px;&quot;&gt;&lt;span style=&quot; font-family:'Segoe UI','sans-serif'; font-size:11.5pt;&quot;&gt;The game can end in a draw in several different ways. Those include draws by mutual agreement between players, threefold repetition, dead position, 50-move rule, or stalemate.&lt;/span&gt;&lt;span style=&quot; font-size:8pt;&quot;&gt; &lt;/span&gt;&lt;/p&gt;
&lt;p style=&quot; margin-top:12px; margin-bottom:12px; margin-left:0px; margin-right:0px; -qt-block-indent:0; text-indent:0px;&quot;&gt;&lt;span style=&quot; font-size:8pt;&quot;&gt;  &lt;/span&gt;&lt;/p&gt;
&lt;p style=&quot; margin-top:12px; margin-bottom:12px; margin-left:0px; margin-right:0px; -qt-block-indent:0; text-indent:0px;&quot;&gt;&lt;span style=&quot; font-size:8pt;&quot;&gt;  &lt;/span&gt;&lt;/p&gt;&lt;/body&gt;&lt;/html&gt;</string>
     </property>
    </widget>
   </item>
  </layout>
 </widget>
 <resources/>
 <connections/>
</ui>
